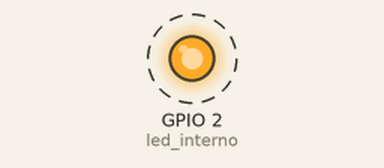
A program run on a simulated ESP32 board running MicroPython. Shown: output pins drawn as LEDs (lit = HIGH). Dashed ring = blinking.

Above: at 0.05 s.
Timing chart, 0 to 3.0 s (numbered marks = the images above):
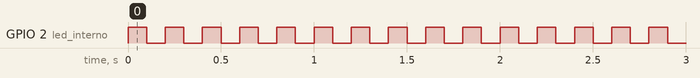

The program:

led_on_board.py
```python
from machine import Pin, ADC, PWM
from utime import  sleep, sleep_ms

led_interno = Pin(2, Pin.OUT)

while True:

    led_interno.value(1)
    sleep_ms(100)
    led_interno.value(0)
    sleep_ms(100)
```

Measured:
- by itself, GPIO 2 (led_interno): alternates HIGH for 0.10 s and LOW for 0.10 s
